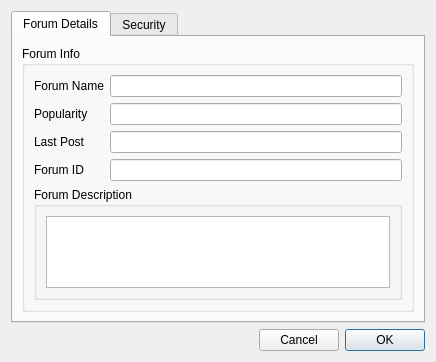
<?xml version="1.0" encoding="UTF-8"?>
<ui version="4.0">
 <class>ForumDetails</class>
 <widget class="QDialog" name="ForumDetails">
  <property name="geometry">
   <rect>
    <x>0</x>
    <y>0</y>
    <width>436</width>
    <height>355</height>
   </rect>
  </property>
  <property name="windowTitle">
   <string>Forum Details</string>
  </property>
  <property name="windowIcon">
   <iconset resource="../images.qrc">
    <normaloff>:/images/rstray3.png</normaloff>:/images/rstray3.png</iconset>
  </property>
  <layout class="QGridLayout">
   <item row="0" column="0">
    <widget class="QTabWidget" name="stabWidget">
     <property name="currentIndex">
      <number>0</number>
     </property>
     <widget class="QWidget" name="tab">
      <attribute name="icon">
       <iconset resource="../images.qrc">
        <normaloff>:/images/info16.png</normaloff>:/images/info16.png</iconset>
      </attribute>
      <attribute name="title">
       <string>Forum Details</string>
      </attribute>
      <layout class="QGridLayout">
       <item row="0" column="0">
        <widget class="QGroupBox" name="groupBox_2">
         <property name="title">
          <string>Forum Info</string>
         </property>
         <layout class="QGridLayout">
          <item row="0" column="0">
           <widget class="QLabel" name="label">
            <property name="text">
             <string>Forum Name</string>
            </property>
           </widget>
          </item>
          <item row="0" column="1">
           <widget class="QLineEdit" name="nameline"/>
          </item>
          <item row="1" column="0">
           <widget class="QLabel" name="label_10">
            <property name="text">
             <string>Popularity</string>
            </property>
           </widget>
          </item>
          <item row="1" column="1">
           <widget class="QLineEdit" name="popline">
            <property name="readOnly">
             <bool>true</bool>
            </property>
           </widget>
          </item>
          <item row="2" column="0">
           <widget class="QLabel" name="label_11">
            <property name="text">
             <string>Last Post</string>
            </property>
           </widget>
          </item>
          <item row="2" column="1">
           <widget class="QLineEdit" name="postline">
            <property name="readOnly">
             <bool>true</bool>
            </property>
           </widget>
          </item>
          <item row="3" column="0">
           <widget class="QLabel" name="label_2">
            <property name="text">
             <string>Forum ID</string>
            </property>
           </widget>
          </item>
          <item row="3" column="1">
           <widget class="QLineEdit" name="IDline"/>
          </item>
          <item row="4" column="0" colspan="2">
           <widget class="QGroupBox" name="groupBox">
            <property name="title">
             <string>Forum Description</string>
            </property>
            <layout class="QGridLayout">
             <item row="0" column="0">
              <widget class="QTextEdit" name="DescriptiontextEdit"/>
             </item>
            </layout>
           </widget>
          </item>
         </layout>
        </widget>
       </item>
      </layout>
     </widget>
     <widget class="QWidget" name="Seite">
      <attribute name="icon">
       <iconset resource="../images.qrc">
        <normaloff>:/images/encrypted22.png</normaloff>:/images/encrypted22.png</iconset>
      </attribute>
      <attribute name="title">
       <string>Security</string>
      </attribute>
      <layout class="QGridLayout">
       <item row="0" column="0">
        <widget class="QGroupBox" name="groupBox_3">
         <property name="title">
          <string>Allowed Messages</string>
         </property>
         <layout class="QGridLayout">
          <item row="0" column="0">
           <widget class="QRadioButton" name="radioButton_authd">
            <property name="text">
             <string>Authemticated Messages</string>
            </property>
           </widget>
          </item>
          <item row="1" column="0">
           <widget class="QRadioButton" name="radioButton_anonymous">
            <property name="text">
             <string>Anonymous Messages</string>
            </property>
            <property name="checked">
             <bool>true</bool>
            </property>
           </widget>
          </item>
         </layout>
        </widget>
       </item>
       <item row="1" column="0">
        <spacer name="verticalSpacer">
         <property name="orientation">
          <enum>Qt::Vertical</enum>
         </property>
         <property name="sizeHint" stdset="0">
          <size>
           <width>358</width>
           <height>172</height>
          </size>
         </property>
        </spacer>
       </item>
      </layout>
     </widget>
    </widget>
   </item>
   <item row="1" column="0">
    <layout class="QGridLayout">
     <item row="0" column="0">
      <spacer>
       <property name="orientation">
        <enum>Qt::Horizontal</enum>
       </property>
       <property name="sizeHint" stdset="0">
        <size>
         <width>311</width>
         <height>20</height>
        </size>
       </property>
      </spacer>
     </item>
     <item row="0" column="1">
      <widget class="QPushButton" name="cancelButton">
       <property name="text">
        <string>Cancel</string>
       </property>
      </widget>
     </item>
     <item row="0" column="2">
      <widget class="QPushButton" name="applyButton">
       <property name="text">
        <string>OK</string>
       </property>
       <property name="autoDefault">
        <bool>false</bool>
       </property>
       <property name="default">
        <bool>true</bool>
       </property>
      </widget>
     </item>
    </layout>
   </item>
  </layout>
 </widget>
 <resources>
  <include location="../images.qrc"/>
 </resources>
 <connections/>
</ui>
